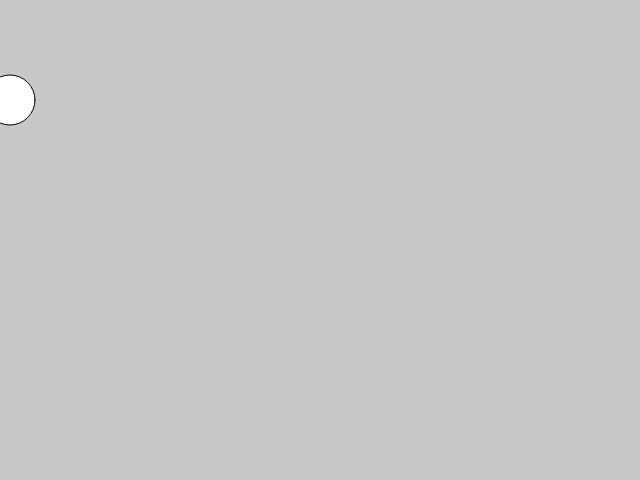
Frame 1 (no input)
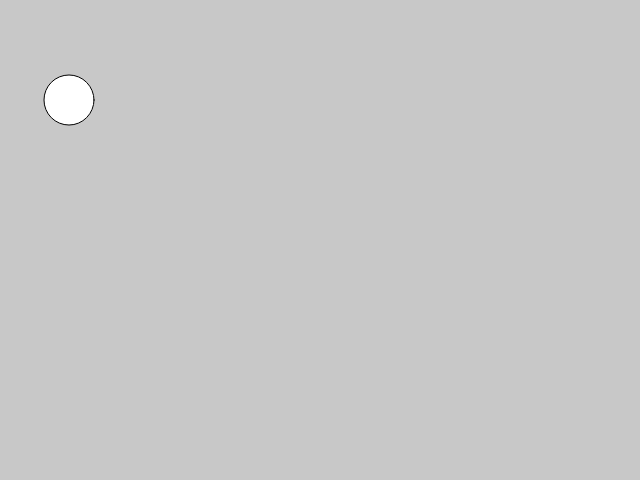
Frame 60 (no input)
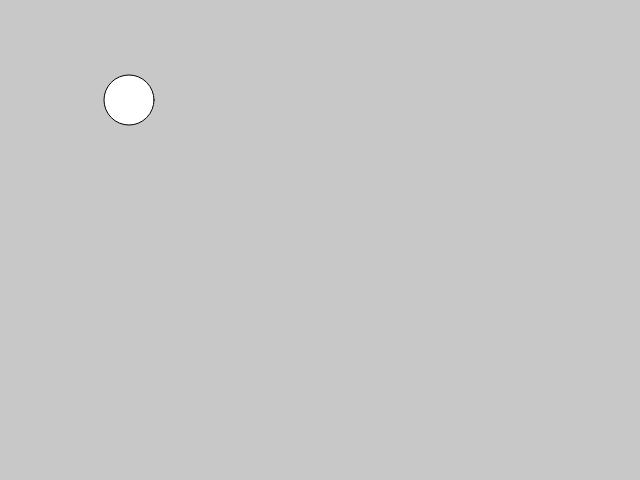
Frame 120 (the mouse pressed at the canvas centre since frame 60)

The p5.js sketch that drew these frames (run headless with seeded random() and noise() and a simulated clock; from frame 60 on, the mouse is pressed at the canvas centre):

// p5.js sketch
// ── sketch.js
//animation
//universal variables in the program
var x = 10;
var y = 10;


function setup() { 
   createCanvas(640,480);
}

function draw() {
    background(200);
//ellipse
    ellipse (x, 100, 50);
//movement timing
    x += 1;
//stops the movement at the end of the width
    if (x > width) {
        x = 0;
    }

}
